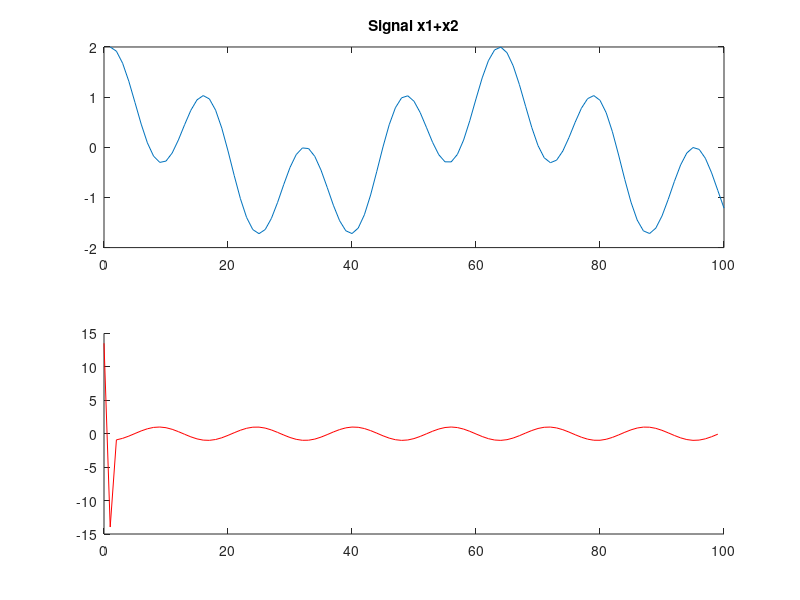

MATLAB code for this plot: (Note: this script raises an error after producing the figure.)
clc;
clear all;
b= [6.76195 -13.456335 6.76195];
zi=[0 0];
n=0:99;
x1=cos(0.1*n)
x2=cos(0.4*n)
subplot(2,1,1);
plot(x1+x2);
title("Signal x1+x2")
y=filter(b,1,x1+x2,zi);
subplot(2,1,2);
plot(n,y,'r',n,x2,'B',n,x1,'r-*');
grid
axis([0 100 -1.2 4]);
title("High Pass Filter")
ylabel("Amlitude");
xlabel("Time index n");
legend("y[n]","x2[]","x1[]")
